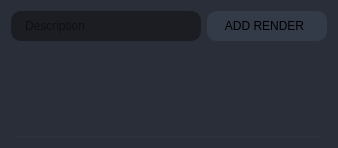
                     <widget class="QFrame" name="frame_div_table_widget">
                      <property name="minimumSize">
                       <size>
                        <width>0</width>
                        <height>40</height>
                       </size>
                      </property>
                      <property name="styleSheet">
                       <string notr="true">background-color: rgb(41, 46, 57);
border-radius: 10px;
</string>
                      </property>
                      <property name="frameShape">
                       <enum>QFrame::StyledPanel</enum>
                      </property>
                      <property name="frameShadow">
                       <enum>QFrame::Raised</enum>
                      </property>
                      <layout class="QVBoxLayout" name="verticalLayout_20">
                       <item>
                        <layout class="QGridLayout" name="gridLayout_6">
                         <item row="0" column="1">
                          <widget class="QPushButton" name="pushButton_add_render">
                           <property name="minimumSize">
                            <size>
                             <width>120</width>
                             <height>30</height>
                            </size>
                           </property>
                           <property name="font">
                            <font>
                             <family>Segoe UI</family>
                             <pointsize>9</pointsize>
                            </font>
                           </property>
                           <property name="styleSheet">
                            <string notr="true">QPushButton {
	border: 2px solid rgb(52, 59, 72);
	border-radius: 10px;	
	background-color: rgb(52, 59, 72);
	padding-right: 5px;
}
QPushButton:hover {
	background-color: rgb(57, 65, 80);
	border: 2px solid rgb(61, 70, 86);
}
QPushButton:pressed {	
	background-color: rgb(35, 40, 49);
	border: 2px solid rgb(43, 50, 61);
}</string>
                           </property>
                           <property name="text">
                            <string>ADD RENDER</string>
                           </property>
                           <property name="icon">
                            <iconset resource="files.qrc">
                             <normaloff>:/16x16/icons/16x16/cil-plus.png</normaloff>:/16x16/icons/16x16/cil-plus.png</iconset>
                           </property>
                          </widget>
                         </item>
                         <item row="0" column="0">
                          <widget class="QLineEdit" name="lineEdit_description">
                           <property name="minimumSize">
                            <size>
                             <width>0</width>
                             <height>30</height>
                            </size>
                           </property>
                           <property name="font">
                            <font>
                             <family>Segoe UI</family>
                            </font>
                           </property>
                           <property name="styleSheet">
                            <string notr="true">QLineEdit {
	background-color: rgb(27, 29, 35);
	border-radius: 10px;
	border: 2px solid rgb(27, 29, 35);
	padding-left: 10px;
}
QLineEdit:hover {
	border: 2px solid rgb(64, 71, 88);
}
QLineEdit:focus {
	border: 2px solid rgb(91, 101, 124);
}</string>
                           </property>
                           <property name="maxLength">
                            <number>32</number>
                           </property>
                           <property name="placeholderText">
                            <string>Description</string>
                           </property>
                          </widget>
                         </item>
                         <item row="1" column="0" colspan="2">
                          <widget class="QTableWidget" name="tableWidget_renders">
                           <property name="sizePolicy">
                            <sizepolicy hsizetype="Expanding" vsizetype="Expanding">
                             <horstretch>0</horstretch>
                             <verstretch>0</verstretch>
                            </sizepolicy>
                           </property>
                           <property name="minimumSize">
                            <size>
                             <width>0</width>
                             <height>90</height>
                            </size>
                           </property>
                           <property name="maximumSize">
                            <size>
                             <width>16777215</width>
                             <height>100</height>
                            </size>
                           </property>
                           <property name="palette">
                            <palette>
                             <active>
                              <colorrole role="WindowText">
                               <brush brushstyle="SolidPattern">
                                <color alpha="255">
                                 <red>210</red>
                                 <green>210</green>
                                 <blue>210</blue>
                                </color>
                               </brush>
                              </colorrole>
                              <colorrole role="Button">
                               <brush brushstyle="SolidPattern">
                                <color alpha="0">
                                 <red>0</red>
                                 <green>0</green>
                                 <blue>0</blue>
                                </color>
                               </brush>
                              </colorrole>
                              <colorrole role="Text">
                               <brush brushstyle="SolidPattern">
                                <color alpha="255">
                                 <red>210</red>
                                 <green>210</green>
                                 <blue>210</blue>
                                </color>
                               </brush>
                              </colorrole>
                              <colorrole role="ButtonText">
                               <brush brushstyle="SolidPattern">
                                <color alpha="255">
                                 <red>210</red>
                                 <green>210</green>
                                 <blue>210</blue>
                                </color>
                               </brush>
                              </colorrole>
                              <colorrole role="Base">
                               <brush brushstyle="NoBrush">
                                <color alpha="255">
                                 <red>0</red>
                                 <green>0</green>
                                 <blue>0</blue>
                                </color>
                               </brush>
                              </colorrole>
                              <colorrole role="Window">
                               <brush brushstyle="SolidPattern">
                                <color alpha="0">
                                 <red>0</red>
                                 <green>0</green>
                                 <blue>0</blue>
                                </color>
                               </brush>
                              </colorrole>
                              <colorrole role="PlaceholderText">
                               <brush brushstyle="NoBrush">
                                <color alpha="128">
                                 <red>210</red>
                                 <green>210</green>
                                 <blue>210</blue>
                                </color>
                               </brush>
                              </colorrole>
                             </active>
                             <inactive>
                              <colorrole role="WindowText">
                               <brush brushstyle="SolidPattern">
                                <color alpha="255">
                                 <red>210</red>
                                 <green>210</green>
                                 <blue>210</blue>
                                </color>
                               </brush>
                              </colorrole>
                              <colorrole role="Button">
                               <brush brushstyle="SolidPattern">
                                <color alpha="0">
                                 <red>0</red>
                                 <green>0</green>
                                 <blue>0</blue>
                                </color>
                               </brush>
                              </colorrole>
                              <colorrole role="Text">
                               <brush brushstyle="SolidPattern">
                                <color alpha="255">
                                 <red>210</red>
                                 <green>210</green>
                                 <blue>210</blue>
                                </color>
                               </brush>
                              </colorrole>
                              <colorrole role="ButtonText">
                               <brush brushstyle="SolidPattern">
                                <color alpha="255">
                                 <red>210</red>
                                 <green>210</green>
                                 <blue>210</blue>
                                </color>
                               </brush>
                              </colorrole>
                              <colorrole role="Base">
                               <brush brushstyle="NoBrush">
                                <color alpha="255">
                                 <red>0</red>
                                 <green>0</green>
                                 <blue>0</blue>
                                </color>
                               </brush>
                              </colorrole>
                              <colorrole role="Window">
                               <brush brushstyle="SolidPattern">
                                <color alpha="0">
                                 <red>0</red>
                                 <green>0</green>
                                 <blue>0</blue>
                                </color>
                               </brush>
                              </colorrole>
                              <colorrole role="PlaceholderText">
                               <brush brushstyle="NoBrush">
                                <color alpha="128">
                                 <red>210</red>
                                 <green>210</green>
                                 <blue>210</blue>
                                </color>
                               </brush>
                              </colorrole>
                             </inactive>
                             <disabled>
                              <colorrole role="WindowText">
                               <brush brushstyle="SolidPattern">
                                <color alpha="255">
                                 <red>210</red>
                                 <green>210</green>
                                 <blue>210</blue>
                                </color>
                               </brush>
                              </colorrole>
                              <colorrole role="Button">
                               <brush brushstyle="SolidPattern">
                                <color alpha="0">
                                 <red>0</red>
                                 <green>0</green>
                                 <blue>0</blue>
                                </color>
                               </brush>
                              </colorrole>
                              <colorrole role="Text">
                               <brush brushstyle="SolidPattern">
                                <color alpha="255">
                                 <red>210</red>
                                 <green>210</green>
                                 <blue>210</blue>
                                </color>
                               </brush>
                              </colorrole>
                              <colorrole role="ButtonText">
                               <brush brushstyle="SolidPattern">
                                <color alpha="255">
                                 <red>210</red>
                                 <green>210</green>
                                 <blue>210</blue>
                                </color>
                               </brush>
                              </colorrole>
                              <colorrole role="Base">
                               <brush brushstyle="NoBrush">
                                <color alpha="255">
                                 <red>0</red>
                                 <green>0</green>
                                 <blue>0</blue>
                                </color>
                               </brush>
                              </colorrole>
                              <colorrole role="Window">
                               <brush brushstyle="SolidPattern">
                                <color alpha="0">
                                 <red>0</red>
                                 <green>0</green>
                                 <blue>0</blue>
                                </color>
                               </brush>
                              </colorrole>
                              <colorrole role="PlaceholderText">
                               <brush brushstyle="NoBrush">
                                <color alpha="128">
                                 <red>210</red>
                                 <green>210</green>
                                 <blue>210</blue>
                                </color>
                               </brush>
                              </colorrole>
                             </disabled>
                            </palette>
                           </property>
                           <property name="styleSheet">
                            <string notr="true">QTableWidget {	
	background-color: transparent;
	border-radius: 5px;
	gridline-color: rgb(44, 49, 60);
	border-bottom: 1px solid rgb(44, 49, 60);
}
QTableWidget::item{
	border-color: rgb(44, 49, 60);
	padding-left: 5px;
	padding-right: 5px;
	gridline-color: rgb(44, 49, 60);
}
QTableWidget::item:selected{
	background-color: rgb(52, 59, 72);	
	color: rgb(210, 210, 210);
}
QScrollBar:horizontal {
    border: none;
    background: rgb(52, 59, 72);
    height: 14px;
    margin: 0px 21px 0 21px;
	border-radius: 0px;
}
 QScrollBar:vertical {
	border: none;
    background: rgb(52, 59, 72);
    width: 14px;
    margin: 21px 0 21px 0;
	border-radius: 0px;
 }
QHeaderView::section{
	Background-color: rgb(39, 44, 54);
	max-width: 30px;
	border: 1px solid rgb(44, 49, 60);
	border-style: none;
    border-bottom: 1px solid rgb(44, 49, 60);
    border-right: 1px solid rgb(44, 49, 60);
}
QTableWidget::horizontalHeader {	
	background-color: rgb(81, 255, 0);
}
QHeaderView::section:horizontal
{
    border: 1px solid rgb(44, 49, 60);
	background-color: rgb(39, 44, 54);
	padding: 3px;
	border-top-left-radius: 7px;
    border-top-right-radius: 7px;
}
QHeaderView::section:vertical
{
    border: 1px solid rgb(44, 49, 60);
}
</string>
                           </property>
                           <property name="frameShape">
                            <enum>QFrame::NoFrame</enum>
                           </property>
                           <property name="verticalScrollBarPolicy">
                            <enum>Qt::ScrollBarAsNeeded</enum>
                           </property>
                           <property name="horizontalScrollBarPolicy">
                            <enum>Qt::ScrollBarAlwaysOff</enum>
                           </property>
                           <property name="sizeAdjustPolicy">
                            <enum>QAbstractScrollArea::AdjustToContents</enum>
                           </property>
                           <property name="autoScroll">
                            <bool>false</bool>
                           </property>
                           <property name="editTriggers">
                            <set>QAbstractItemView::NoEditTriggers</set>
                           </property>
                           <property name="tabKeyNavigation">
                            <bool>false</bool>
                           </property>
                           <property name="showDropIndicator" stdset="0">
                            <bool>false</bool>
                           </property>
                           <property name="selectionMode">
                            <enum>QAbstractItemView::ExtendedSelection</enum>
                           </property>
                           <property name="selectionBehavior">
                            <enum>QAbstractItemView::SelectRows</enum>
                           </property>
                           <property name="showGrid">
                            <bool>true</bool>
                           </property>
                           <property name="gridStyle">
                            <enum>Qt::SolidLine</enum>
                           </property>
                           <property name="sortingEnabled">
                            <bool>false</bool>
                           </property>
                           <attribute name="horizontalHeaderVisible">
                            <bool>false</bool>
                           </attribute>
                           <attribute name="verticalHeaderVisible">
                            <bool>false</bool>
                           </attribute>
                           <column>
                            <property name="text">
                             <string>DESCRIPTION</string>
                            </property>
                           </column>
                           <column>
                            <property name="text">
                             <string>TIME</string>
                            </property>
                            <property name="textAlignment">
                             <set>AlignCenter</set>
                            </property>
                           </column>
                           <column>
                            <property name="text">
                             <string notr="true">DEL</string>
                            </property>
                            <property name="textAlignment">
                             <set>AlignCenter</set>
                            </property>
                           </column>
                          </widget>
                         </item>
                        </layout>
                       </item>
                      </layout>
                     </widget>
